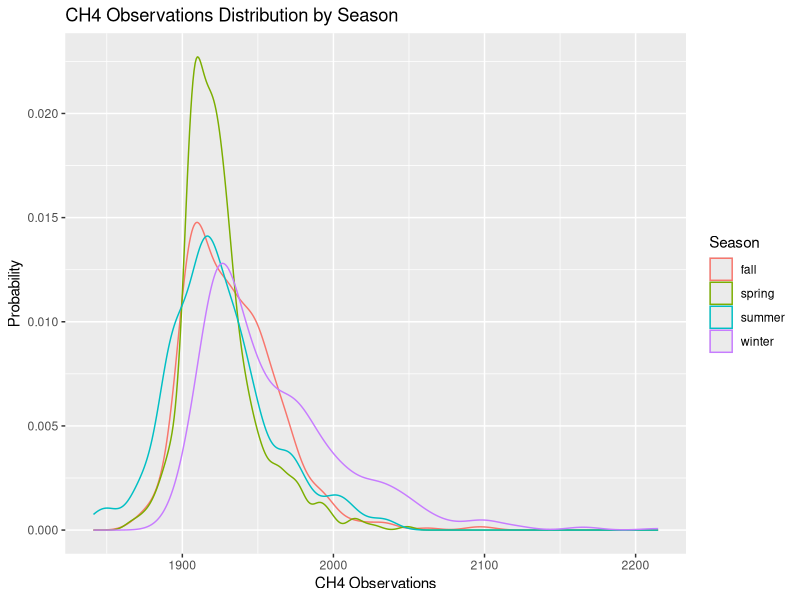

Reproduce this figure in R. (Note: this script raises an error after producing the figure.)
## ---- chunk 1
library(knitr)
library(plyr)
library(tidyverse)
library(broom)
library(gridExtra)
opts_chunk$set(echo = FALSE,
               cache = TRUE, autodep = TRUE,
               message = FALSE, warning = FALSE)
## ---- chunk 2
methane <- read.csv("COP_CH4_Obs_Mod_Bg_Sep2012-Aug2013.csv")

afternoon <- c("16", "17", "18", "19", "20", "21")
spring.months <- c("3", "4", "5")
spring <- methane %>% filter(Mn %in% spring.months & Hr %in% afternoon)
summer.months <- c("6", "7", "8")
summer <- methane %>% filter(Mn %in% summer.months & Hr %in% afternoon)
fall.months <- c("9", "10", "11")
fall <- methane %>% filter(Mn %in% fall.months & Hr %in% afternoon)
winter.months <- c("12", "1", "2")
winter <- methane %>% filter(Mn %in% winter.months & Hr %in% afternoon)

# For part i)
season.dat <- rbind(spring, summer, fall, winter)
Season <- c(rep("spring", nrow(spring)), rep("summer", nrow(summer)),
            rep("fall", nrow(fall)), rep("winter", nrow(winter)))
season.noon <- cbind(Season, season.dat)

# For part ii)
methane$Date <- as.Date(with(methane, paste(Yr, Mn, Dy, sep = "-")), "%Y-%m-%d")
CH4.ave <- ddply(methane, .(Date), summarize, daily.ave = mean(Obs))
## ---- chunk 3
ggplot(season.noon, aes(x = Obs, colour = Season)) + geom_density() + 
  ggtitle("CH4 Observations Distribution by Season") + 
  xlab("CH4 Observations") + ylab("Probability")
## ---- chunk 4
ggplot(CH4.ave, aes(Date, CH4.ave[2])) + geom_point() + geom_line() + 
  ylab("Daily CH4 Average") + ggtitle("Daily CH4 Average")

#working for the fitting the component
CH4.ave$Date.n <- 1:365
CH4.ave.lm <- loess(daily.ave ~ Date.n, data = CH4.ave)
CH4.ave.lm.df <- augment(CH4.ave.lm)
Date.M <- CH4.ave.lm.df$Date.n
resid <- CH4.ave.lm.df$.resid
CH4.ave.lo <- loess(resid ~ Date.M, span=0.3)
CH4.ave.lo.df <- augment(CH4.ave.lo)

#ggplot(CH4.ave.lo.df, aes(sample = .resid)) +stat_qq()

#Trend=CH4.ave.lm.df$.fitted-mean(CH4.ave.lm.df$.fitted)
#g1=ggplot(CH4.ave.lm.df,aes(x=Date.n, y=Trend)) +geom_point() +geom_abline(slope=0, intercept=0)+labs(title="Fitted trend")+ylim(-2,2)
#print(g1)
## ---- chunk 5
methane.bu.sp <- read.csv("BU_C2H6_CH4_5min_May-Jun2014.csv")
methane.bu.fa <- read.csv("BU_C2H6_CH4_5min_Oct2012-Jan2013.csv")

spring.model <- lm(C2H6 ~ CH4, data = methane.bu.sp)
fall.winter.model <- lm(C2H6 ~ CH4, data = methane.bu.fa)
## ---- chunk 6
# Residual plot of spring model 
sp.lm.df <- augment(spring.model)
resid.sp <- ggplot(sp.lm.df, aes(x = CH4, y = .resid)) + 
  geom_point() + geom_smooth() + geom_abline(slope = 0, intercept = 0) + 
  ggtitle("Residual Plot of Spring model")

# Residual plot of fall.winter model
fa.win.lm.df <- augment(fall.winter.model)
resid.fa <- ggplot(fa.win.lm.df, aes(x = CH4, y = .resid)) + geom_point() +
  geom_smooth() + geom_abline(slope = 0, intercept = 0) + 
  ggtitle("Residual Plot of Fall-Winter model")

qqplot.sp <- ggplot(sp.lm.df, aes(sample = .resid)) + stat_qq() + 
  ggtitle("QQ-Plot of Spring model Residual")
qqplot.fa <- ggplot(fa.win.lm.df, aes(sample = .resid)) + stat_qq() + 
  ggtitle("QQ-Plot of Fall-Winter model Residual")

grid.arrange(resid.sp, resid.fa, qqplot.sp, qqplot.fa, ncol = 2)
## ---- chunk 7
# Residual vs fit graph for spring model
spring.fitted <- sort(fitted.values(spring.model))-mean(fitted.values(spring.model))
spring.residuals <- sort(residuals(spring.model))
n1 <- length(spring.residuals)
f.value1 <- (0.5:(n1 -0.5)) / n1
spring.fit <- data.frame(f.value1, Fitted = spring.fitted, 
                         Residuals = spring.residuals)
spring.fit.long <- spring.fit %>% gather(type, value, Fitted:Residuals)
res.fit.sp <- ggplot(spring.fit.long, aes(x = f.value1, y = value)) + geom_point() +
  facet_wrap(~type) + ggtitle("Spring Residual vs Fitted Graph")

# Residual vs fit graph for fall-winter model
fall.winter.fitted <- sort(fitted.values(fall.winter.model)) -mean(fitted.values(fall.winter.model))
fall.winter.residuals <- sort(residuals(fall.winter.model))
n2 <- length(fall.winter.residuals)
f.value2 <- (0.5:(n2 -0.5)) / n2
fall.winter.fit <- data.frame(f.value2, Fitted = fall.winter.fitted, 
                              Residuals = fall.winter.residuals)
fall.winter.fit.long <- fall.winter.fit %>% gather(type, value, Fitted:Residuals)
res.fit.fa <- ggplot(fall.winter.fit.long, aes(x = f.value2, y =value)) +
  geom_point() + facet_wrap(~type) + ggtitle("Fall-Winter Residual vs Fitted Graph")

grid.arrange(res.fit.sp, res.fit.fa, ncol = 2)
